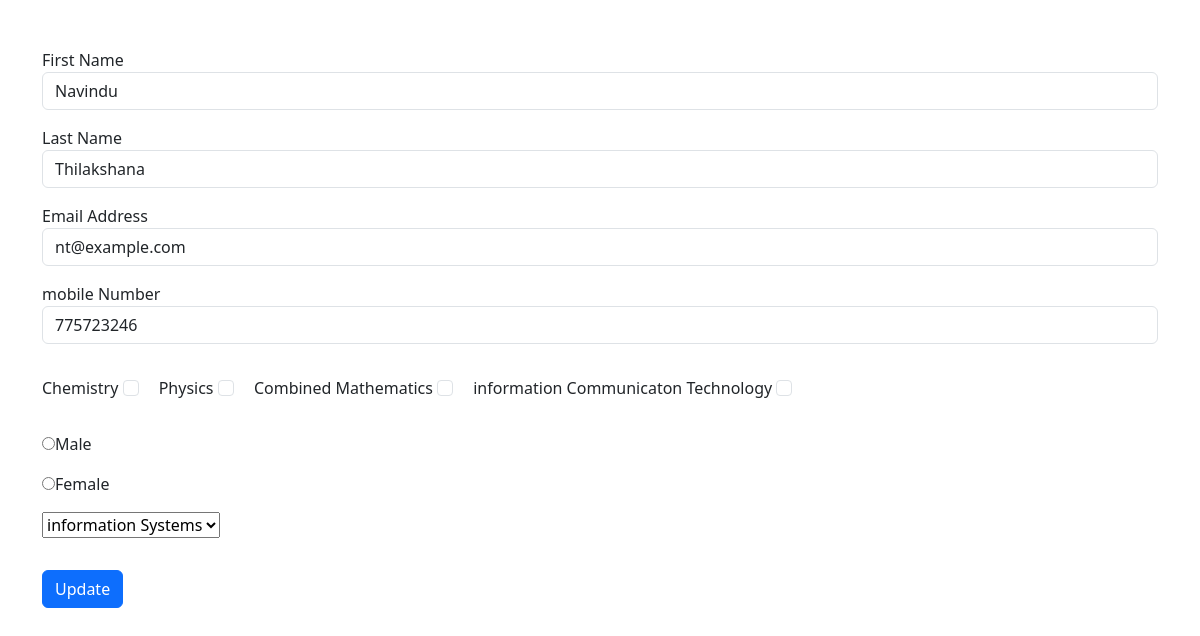
The app's page /update.php?updateid=21 with its own data.
### tables this page shows
CREATE TABLE `users` (
  `id` int(11) NOT NULL,
  `firstName` varchar(255) NOT NULL,
  `lastName` varchar(255) NOT NULL,
  `emailAddress` varchar(255) DEFAULT NULL,
  `mobileNumber` int(10) DEFAULT NULL,
  `subjects` varchar(255) DEFAULT NULL,
  `gender` enum('male','female') DEFAULT NULL,
  `digree` varchar(255) DEFAULT NULL
);

### update.php (the view, shortened to what this page needs)
<?php
include "dbconn.php";
$id = $_GET['updateid'];
$sql = "SELECT * FROM users WHERE id = $id";
$result = mysqli_query($conn, $sql);
$row = mysqli_fetch_assoc($result);
$fname = $row['firstName'];
$lname = $row['lastName'];
$email = $row['emailAddress'];
$mobile = $row['mobileNumber'];
?>
<!doctype html>
<html lang="en">
<head>
    <link href="https://cdn.jsdelivr.net/npm/bootstrap@5.3.3/dist/css/bootstrap.min.css" rel="stylesheet">
</head>
<body>
    <div class="container my-5">
        <form method="post">
            <div class="mb-3">
                <label>First Name</label>
                <input type="text" class="form-control" autocomplete="off" name="firstName" value="<?php echo $fname?>">
            </div>
            <div class="mb-3">
                <label>Last Name</label>
                <input type="text" class="form-control" autocomplete="off" name="lastName" value="<?php echo $lname?>">
            </div>
            <div class="mb-3">
                <label>Email Address</label>
                <input type="email" class="form-control" autocomplete="off" name="emailAddress" value="<?php echo $email?>">
            </div>
            <div class="mb-3">
                <label>mobile Number</label>
                <input type="mobile" class="form-control" autocomplete="off" name="mobileNumber" value="<?php echo $mobile?>">
            </div>
            <div class="form-check-inline my-3">
                <label class="form-check-label" for="chem">Chemistry</label>
                <input class="form-check-input" type="checkbox" value="Chemistry" id="chem" name="subjects[]">
            </div>
            <div class="form-check-inline my-3">
                <label class="form-check-label" for="cs0">Physics</label>
                <input class="form-check-input" type="checkbox" value="Physics" id="cs0" name="subjects[]">
            </div>
            <div class="form-check-inline my-3">
                <label class="form-check-label" for="cm">Combined Mathematics</label>
                <input class="form-check-input" type="checkbox" value="Combined Mathematics" id="cm" name="subjects[]">
            </div>
            <div class="form-check-inline my-3">
                <label class="form-check-label" for="ict">information Communicaton Technology</label>
                <input class="form-check-input" type="checkbox" value="information Communicaton Technology" id="ict" name="subjects[]">
            </div>
            <div class="my-3">
                <input type="radio" name="gender" value="male">Male
            </div>
            <div>
                <input type="radio" name="gender" value="female">Female
            </div>
            <div class="my-3">
                <select name="digree" id="">
                    <option value="IS">information Systems</option>
                </select>
            </div>
            <div>
                <button type="submit" class="btn btn-primary my-3" name="update">Update</button>
            </div>
        </form>
    </div>
</body>
</html>

### records on screen
users: firstName "Navindu", lastName "Thilakshana", emailAddress "nt@example.com", mobileNumber "775723246"
